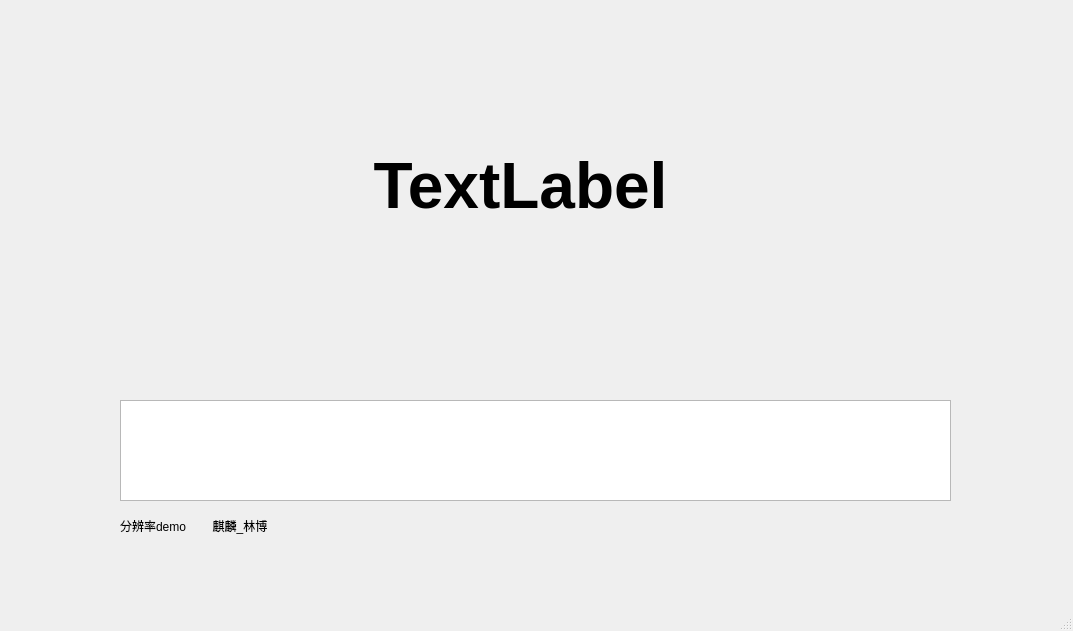
<?xml version="1.0" encoding="UTF-8"?>
<ui version="4.0">
 <class>MainWindow</class>
 <widget class="QMainWindow" name="MainWindow">
  <property name="geometry">
   <rect>
    <x>0</x>
    <y>0</y>
    <width>1073</width>
    <height>631</height>
   </rect>
  </property>
  <property name="windowTitle">
   <string>MainWindow</string>
  </property>
  <widget class="QWidget" name="centralwidget">
   <widget class="QLabel" name="label">
    <property name="geometry">
     <rect>
      <x>100</x>
      <y>150</y>
      <width>841</width>
      <height>73</height>
     </rect>
    </property>
    <property name="font">
     <font>
      <pointsize>45</pointsize>
     </font>
    </property>
    <property name="text">
     <string>&lt;html&gt;&lt;head/&gt;&lt;body&gt;&lt;p align=&quot;center&quot;&gt;&lt;span style=&quot; font-size:48pt; font-weight:600;&quot;&gt;TextLabel&lt;/span&gt;&lt;/p&gt;&lt;/body&gt;&lt;/html&gt;</string>
    </property>
    <property name="alignment">
     <set>Qt::AlignCenter</set>
    </property>
   </widget>
   <widget class="QTextEdit" name="textEdit">
    <property name="geometry">
     <rect>
      <x>120</x>
      <y>400</y>
      <width>831</width>
      <height>101</height>
     </rect>
    </property>
    <property name="font">
     <font>
      <pointsize>22</pointsize>
     </font>
    </property>
    <property name="layoutDirection">
     <enum>Qt::LeftToRight</enum>
    </property>
    <property name="lineWrapMode">
     <enum>QTextEdit::WidgetWidth</enum>
    </property>
   </widget>
   <widget class="QLabel" name="label_2">
    <property name="geometry">
     <rect>
      <x>120</x>
      <y>510</y>
      <width>261</width>
      <height>31</height>
     </rect>
    </property>
    <property name="text">
     <string>分辨率demo        麒麟_林博</string>
    </property>
   </widget>
  </widget>
  <widget class="QMenuBar" name="menubar">
   <property name="geometry">
    <rect>
     <x>0</x>
     <y>0</y>
     <width>1073</width>
     <height>23</height>
    </rect>
   </property>
  </widget>
  <widget class="QStatusBar" name="statusbar"/>
 </widget>
 <resources/>
 <connections/>
</ui>
